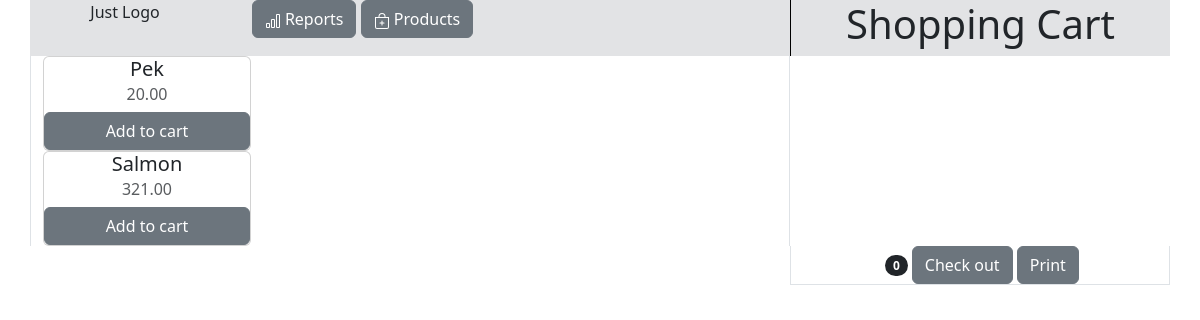
The app's page /, older data.
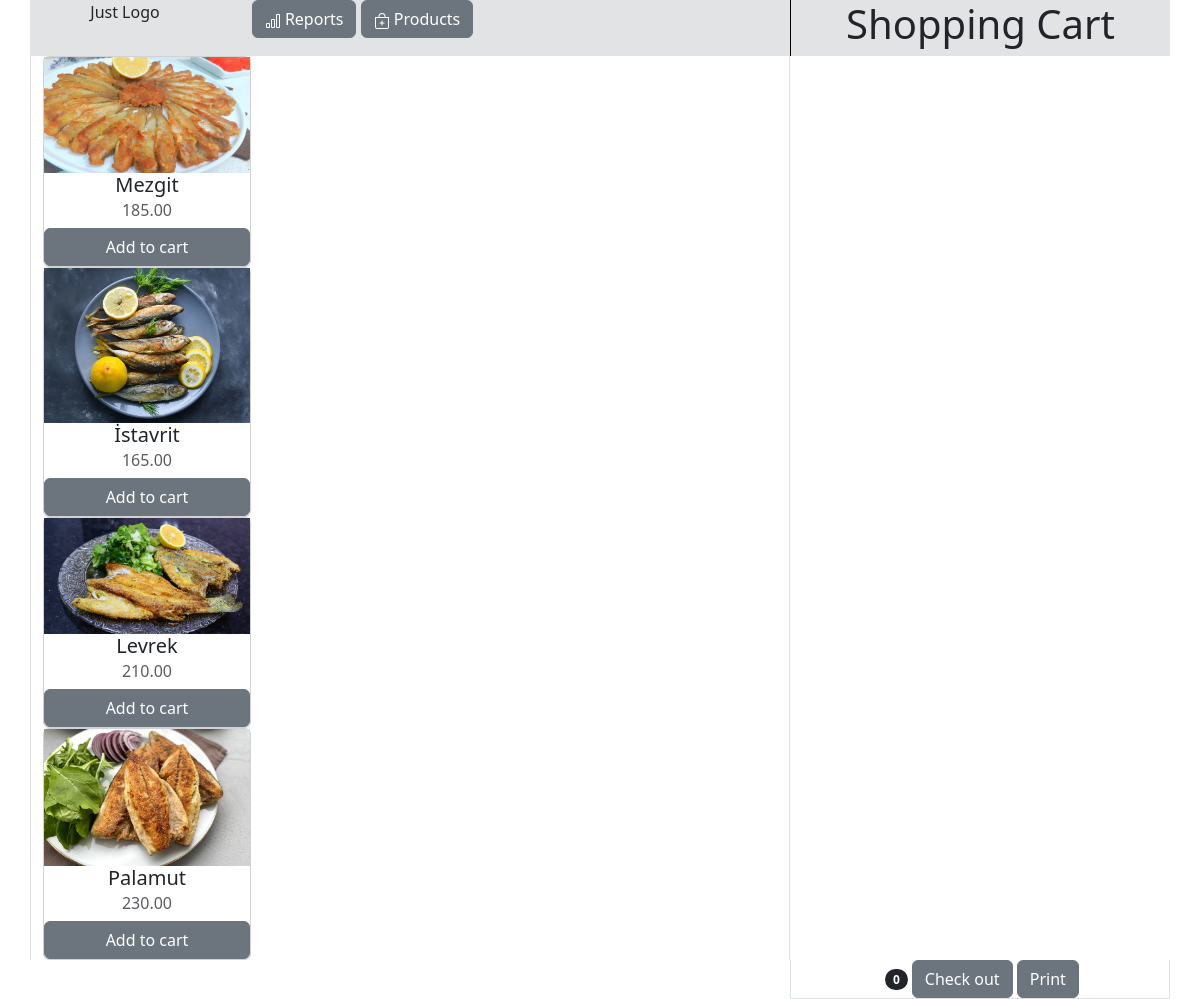
The same page, newer data.
### main/models.py (models this page shows)
class Products(models.Model):
    name = models.CharField(max_length=50)
    price = models.DecimalField(max_digits=8, decimal_places=2)
    category = models.CharField(max_length=50, null=True)
    image = models.FileField(upload_to="images", blank=True)

### main/views.py (the view)
# urls.py: path('', views.index, name="index"),
def index(request):
    products = {
        "products": Products.objects.all(),
    }
    return render(request, "main/index.html",products)

### main/cart.py (called while the page is built)
    def __len__(self):
        return len(self.cart)

### main/context_processors.py (called while the page is built)
def cart(request):
    return {'cart': Cart(request)}

### main/templates/main/index.html (shortened to what this page needs)
{% extends "navbar.html" %}
{% block content %}
<head>
</head>
<div class="container text-center">
  <div class="row">
    <div class="col-8 border-start border-end">
        {% for product in products %}
          <div class="card p" style="width: 13rem;">
            <img src="{{ product.image.url }}" alt="">
            <h5 class="card-title ">{{product.name}}</h5>
            <h6 class="card-subtitle mb-2 text-muted">{{product.price}}</h6>
            <button type="button" value="{{ product.id }}" id="add-cart" class="btn btn-secondary">Add to cart</button>
          </div>
        {% endfor %}
      </div>
    </div>
    </div>
{% endblock %}

### main/templates/navbar.html (shortened to what this page needs)
<!DOCTYPE html>
<html lang="en">
<head>
    <link href="https://cdn.jsdelivr.net/npm/bootstrap@5.3.3/dist/css/bootstrap.min.css" rel="stylesheet">
</head>
<body>
    <div class="container text-center bg-secondary-subtle">
        <div class="row">
            <div class="col-2">
                Just Logo
            </div>
            <div class="col-3">
                <a role="button" href="/reports" class="btn btn-secondary">
                    Reports
                </a>
                <a role="button" href="/" class="btn btn-secondary">
                    Products
                </a>
            </div>
            <div class="col-3">
            </div>
            <div class="col-4 border-left border-start border-black">
                <h1>Shopping Cart</h1>
            </div>
        </div>
    </div>
    {% block content %}
    {% endblock %}
    {% include 'shopping_cart.html'%}
</body>
</html>

### main/templates/shopping_cart.html (shortened to what this page needs)
<div class="container text-center">
    <div class="row">
        <div class=" border-start border-end border-bottom col-4 align-self-end">
            <span class="badge bg-dark text-white ms-1 rounded-pill" id="cart_quantity">{{ cart|length }}</span>
            <button class="btn btn-secondary">Check out</button>
            <button class="btn btn-secondary">Print</button>
        </div>
    </div>
</div>

Row changes from the older to the newer data that the page shows:
changed Products: image: picture added; name "Pek" → "Mezgit"; price "20.00" → "185.00"
changed Products: image: picture added; name "Salmon" → "İstavrit"; price "321.00" → "165.00"
added Products: image (picture), name "Levrek", price "210.00", {{ product.id }} 4 (drawn)
added Products: image (picture), name "Palamut", price "230.00", {{ product.id }} 5 (drawn)
